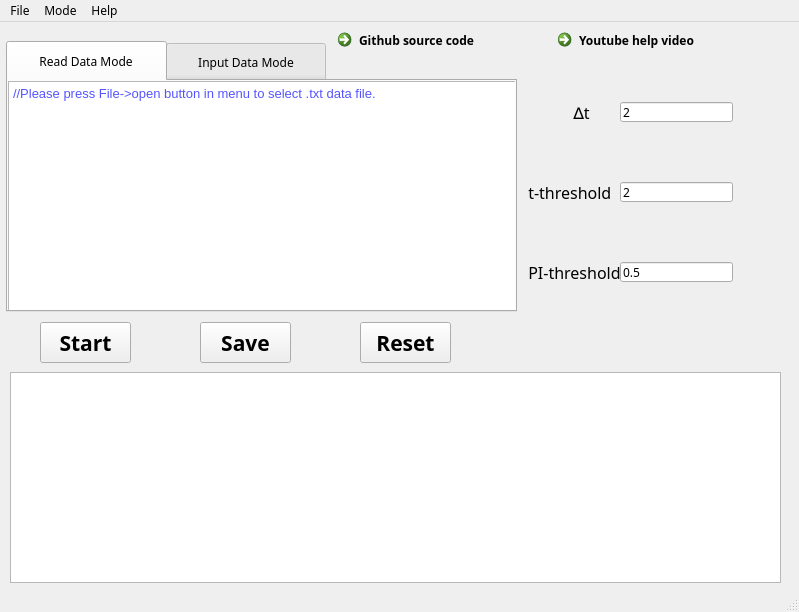
<?xml version="1.0" encoding="UTF-8"?>
<ui version="4.0">
 <class>MainWindow</class>
 <widget class="QMainWindow" name="MainWindow">
  <property name="geometry">
   <rect>
    <x>0</x>
    <y>0</y>
    <width>799</width>
    <height>612</height>
   </rect>
  </property>
  <property name="minimumSize">
   <size>
    <width>0</width>
    <height>0</height>
   </size>
  </property>
  <property name="maximumSize">
   <size>
    <width>16777193</width>
    <height>16777215</height>
   </size>
  </property>
  <property name="font">
   <font>
    <family>仿宋</family>
   </font>
  </property>
  <property name="windowTitle">
   <string>SPCCP-Miner</string>
  </property>
  <property name="windowIcon">
   <iconset resource="icon.qrc">
    <normaloff>:/Downloads/car.png</normaloff>:/Downloads/car.png</iconset>
  </property>
  <property name="iconSize">
   <size>
    <width>30</width>
    <height>30</height>
   </size>
  </property>
  <widget class="QWidget" name="centralwidget">
   <property name="maximumSize">
    <size>
     <width>16771</width>
     <height>16777215</height>
    </size>
   </property>
   <widget class="QPushButton" name="start_pushButton">
    <property name="geometry">
     <rect>
      <x>40</x>
      <y>300</y>
      <width>91</width>
      <height>41</height>
     </rect>
    </property>
    <property name="font">
     <font>
      <family>等线</family>
      <pointsize>16</pointsize>
      <weight>75</weight>
      <bold>true</bold>
     </font>
    </property>
    <property name="text">
     <string>Start</string>
    </property>
    <property name="icon">
     <iconset resource="icon.qrc">
      <normaloff>:/Downloads/运行程序.png</normaloff>:/Downloads/运行程序.png</iconset>
    </property>
   </widget>
   <widget class="QWidget" name="widget_2" native="true">
    <property name="geometry">
     <rect>
      <x>520</x>
      <y>60</y>
      <width>221</width>
      <height>61</height>
     </rect>
    </property>
    <widget class="QLabel" name="label_2">
     <property name="geometry">
      <rect>
       <x>20</x>
       <y>20</y>
       <width>61</width>
       <height>21</height>
      </rect>
     </property>
     <property name="font">
      <font>
       <family>等线</family>
       <pointsize>12</pointsize>
      </font>
     </property>
     <property name="text">
      <string>        ∆t</string>
     </property>
    </widget>
    <widget class="QLineEdit" name="timeSpanlineEdit">
     <property name="geometry">
      <rect>
       <x>100</x>
       <y>20</y>
       <width>113</width>
       <height>20</height>
      </rect>
     </property>
     <property name="text">
      <string>2</string>
     </property>
    </widget>
   </widget>
   <widget class="QWidget" name="widget_3" native="true">
    <property name="geometry">
     <rect>
      <x>520</x>
      <y>140</y>
      <width>221</width>
      <height>61</height>
     </rect>
    </property>
    <widget class="QLabel" name="label_3">
     <property name="geometry">
      <rect>
       <x>0</x>
       <y>20</y>
       <width>91</width>
       <height>21</height>
      </rect>
     </property>
     <property name="font">
      <font>
       <family>等线</family>
       <pointsize>12</pointsize>
      </font>
     </property>
     <property name="text">
      <string>  t-threshold</string>
     </property>
    </widget>
    <widget class="QLineEdit" name="t_thresholdlineEdit">
     <property name="geometry">
      <rect>
       <x>100</x>
       <y>20</y>
       <width>113</width>
       <height>20</height>
      </rect>
     </property>
     <property name="text">
      <string>2</string>
     </property>
    </widget>
   </widget>
   <widget class="QWidget" name="widget_4" native="true">
    <property name="geometry">
     <rect>
      <x>520</x>
      <y>220</y>
      <width>221</width>
      <height>61</height>
     </rect>
    </property>
    <widget class="QLabel" name="label_4">
     <property name="geometry">
      <rect>
       <x>0</x>
       <y>20</y>
       <width>101</width>
       <height>21</height>
      </rect>
     </property>
     <property name="font">
      <font>
       <family>等线</family>
       <pointsize>12</pointsize>
      </font>
     </property>
     <property name="text">
      <string>  PI-threshold</string>
     </property>
    </widget>
    <widget class="QLineEdit" name="pi_thresholdlineEdit">
     <property name="geometry">
      <rect>
       <x>100</x>
       <y>20</y>
       <width>113</width>
       <height>20</height>
      </rect>
     </property>
     <property name="text">
      <string>0.5</string>
     </property>
    </widget>
   </widget>
   <widget class="QTextBrowser" name="textBrowser">
    <property name="geometry">
     <rect>
      <x>10</x>
      <y>350</y>
      <width>771</width>
      <height>211</height>
     </rect>
    </property>
    <property name="html">
     <string>&lt;!DOCTYPE HTML PUBLIC &quot;-//W3C//DTD HTML 4.0//EN&quot; &quot;http://www.w3.org/TR/REC-html40/strict.dtd&quot;&gt;
&lt;html&gt;&lt;head&gt;&lt;meta name=&quot;qrichtext&quot; content=&quot;1&quot; /&gt;&lt;style type=&quot;text/css&quot;&gt;
p, li { white-space: pre-wrap; }
&lt;/style&gt;&lt;/head&gt;&lt;body style=&quot; font-family:'仿宋'; font-size:9pt; font-weight:400; font-style:normal;&quot;&gt;
&lt;p style=&quot;-qt-paragraph-type:empty; margin-top:0px; margin-bottom:0px; margin-left:0px; margin-right:0px; -qt-block-indent:0; text-indent:0px;&quot;&gt;&lt;br /&gt;&lt;/p&gt;&lt;/body&gt;&lt;/html&gt;</string>
    </property>
   </widget>
   <widget class="QPushButton" name="reset_pushButton">
    <property name="geometry">
     <rect>
      <x>360</x>
      <y>300</y>
      <width>91</width>
      <height>41</height>
     </rect>
    </property>
    <property name="font">
     <font>
      <family>等线</family>
      <pointsize>16</pointsize>
      <weight>75</weight>
      <bold>true</bold>
     </font>
    </property>
    <property name="text">
     <string>Reset</string>
    </property>
    <property name="icon">
     <iconset resource="icon.qrc">
      <normaloff>:/Downloads/重置.png</normaloff>:/Downloads/重置.png</iconset>
    </property>
   </widget>
   <widget class="QTabWidget" name="tabWidget">
    <property name="geometry">
     <rect>
      <x>6</x>
      <y>19</y>
      <width>511</width>
      <height>271</height>
     </rect>
    </property>
    <property name="styleSheet">
     <string notr="true">QTabBar::tab{width:160}

QTabBar::tab{height:40}</string>
    </property>
    <property name="tabShape">
     <enum>QTabWidget::Rounded</enum>
    </property>
    <property name="currentIndex">
     <number>0</number>
    </property>
    <property name="elideMode">
     <enum>Qt::ElideLeft</enum>
    </property>
    <widget class="QWidget" name="tab">
     <attribute name="icon">
      <iconset resource="icon.qrc">
       <normaloff>:/Downloads/打开.png</normaloff>:/Downloads/打开.png</iconset>
     </attribute>
     <attribute name="title">
      <string>Read Data Mode</string>
     </attribute>
     <widget class="QTextBrowser" name="textBrowser_2">
      <property name="geometry">
       <rect>
        <x>0</x>
        <y>0</y>
        <width>511</width>
        <height>231</height>
       </rect>
      </property>
      <property name="font">
       <font>
        <pointsize>14</pointsize>
       </font>
      </property>
      <property name="html">
       <string>&lt;!DOCTYPE HTML PUBLIC &quot;-//W3C//DTD HTML 4.0//EN&quot; &quot;http://www.w3.org/TR/REC-html40/strict.dtd&quot;&gt;
&lt;html&gt;&lt;head&gt;&lt;meta name=&quot;qrichtext&quot; content=&quot;1&quot; /&gt;&lt;style type=&quot;text/css&quot;&gt;
p, li { white-space: pre-wrap; }
&lt;/style&gt;&lt;/head&gt;&lt;body style=&quot; font-family:'SimSun'; font-size:14pt; font-weight:400; font-style:normal;&quot;&gt;
&lt;p style=&quot; margin-top:0px; margin-bottom:0px; margin-left:0px; margin-right:0px; -qt-block-indent:0; text-indent:0px;&quot;&gt;&lt;span style=&quot; font-family:'SimSun'; font-size:10pt; color:#5555ff;&quot;&gt;//Please press File-&amp;gt;open button in menu to select .txt data file.&lt;/span&gt;&lt;/p&gt;&lt;/body&gt;&lt;/html&gt;</string>
      </property>
     </widget>
    </widget>
    <widget class="QWidget" name="tab_2">
     <attribute name="icon">
      <iconset resource="icon.qrc">
       <normaloff>:/Downloads/编辑 笔 记事 手写.png</normaloff>:/Downloads/编辑 笔 记事 手写.png</iconset>
     </attribute>
     <attribute name="title">
      <string>Input Data Mode</string>
     </attribute>
     <widget class="QTextEdit" name="textEdit">
      <property name="geometry">
       <rect>
        <x>0</x>
        <y>0</y>
        <width>511</width>
        <height>231</height>
       </rect>
      </property>
      <property name="html">
       <string>&lt;!DOCTYPE HTML PUBLIC &quot;-//W3C//DTD HTML 4.0//EN&quot; &quot;http://www.w3.org/TR/REC-html40/strict.dtd&quot;&gt;
&lt;html&gt;&lt;head&gt;&lt;meta name=&quot;qrichtext&quot; content=&quot;1&quot; /&gt;&lt;style type=&quot;text/css&quot;&gt;
p, li { white-space: pre-wrap; }
&lt;/style&gt;&lt;/head&gt;&lt;body style=&quot; font-family:'SimSun'; font-size:9pt; font-weight:400; font-style:normal;&quot;&gt;
&lt;p style=&quot; margin-top:0px; margin-bottom:0px; margin-left:0px; margin-right:0px; -qt-block-indent:0; text-indent:0px;&quot;&gt;&lt;span style=&quot; font-family:'SimSun'; font-size:10pt; color:#5555ff;&quot;&gt;//Please input data below in the correct format.&lt;/span&gt;&lt;/p&gt;&lt;/body&gt;&lt;/html&gt;</string>
      </property>
     </widget>
    </widget>
   </widget>
   <widget class="QCommandLinkButton" name="commandLinkButton_2">
    <property name="geometry">
     <rect>
      <x>550</x>
      <y>0</y>
      <width>171</width>
      <height>41</height>
     </rect>
    </property>
    <property name="text">
     <string>Youtube help video</string>
    </property>
   </widget>
   <widget class="QPushButton" name="save_pushButton">
    <property name="geometry">
     <rect>
      <x>200</x>
      <y>300</y>
      <width>91</width>
      <height>41</height>
     </rect>
    </property>
    <property name="font">
     <font>
      <family>等线</family>
      <pointsize>16</pointsize>
      <weight>75</weight>
      <bold>true</bold>
     </font>
    </property>
    <property name="text">
     <string>Save</string>
    </property>
    <property name="icon">
     <iconset resource="icon.qrc">
      <normaloff>:/Downloads/表格-保存.png</normaloff>:/Downloads/表格-保存.png</iconset>
    </property>
   </widget>
   <widget class="QCommandLinkButton" name="commandLinkButton">
    <property name="geometry">
     <rect>
      <x>330</x>
      <y>0</y>
      <width>171</width>
      <height>41</height>
     </rect>
    </property>
    <property name="text">
     <string>Github source code</string>
    </property>
   </widget>
  </widget>
  <widget class="QMenuBar" name="menubar">
   <property name="geometry">
    <rect>
     <x>0</x>
     <y>0</y>
     <width>799</width>
     <height>22</height>
    </rect>
   </property>
   <widget class="QMenu" name="menuFile">
    <property name="title">
     <string>File</string>
    </property>
    <addaction name="actionopen_2"/>
    <addaction name="actionsave"/>
   </widget>
   <widget class="QMenu" name="menuhelp">
    <property name="title">
     <string>Help</string>
    </property>
    <addaction name="actioninstruction"/>
    <addaction name="actionhelp_video"/>
   </widget>
   <widget class="QMenu" name="menuMode">
    <property name="title">
     <string>Mode</string>
    </property>
    <addaction name="actionFile_Mode"/>
    <addaction name="actionWrite_Mode"/>
   </widget>
   <addaction name="menuFile"/>
   <addaction name="menuMode"/>
   <addaction name="menuhelp"/>
  </widget>
  <widget class="QStatusBar" name="statusbar"/>
  <action name="actionopen">
   <property name="checkable">
    <bool>true</bool>
   </property>
   <property name="icon">
    <iconset resource="icon.qrc">
     <normaloff>:/Downloads/打开.png</normaloff>
     <normalon>../../../Downloads/打开.png</normalon>:/Downloads/打开.png</iconset>
   </property>
   <property name="text">
    <string>open</string>
   </property>
  </action>
  <action name="actionopen_2">
   <property name="icon">
    <iconset resource="icon.qrc">
     <normaloff>:/Downloads/打开 (1).png</normaloff>:/Downloads/打开 (1).png</iconset>
   </property>
   <property name="text">
    <string>open</string>
   </property>
  </action>
  <action name="actionopen_3">
   <property name="icon">
    <iconset>
     <normaloff>../../../Downloads/编辑 笔 记事 手写.png</normaloff>
     <normalon>../../../Downloads/编辑 笔 记事 手写.png</normalon>../../../Downloads/编辑 笔 记事 手写.png</iconset>
   </property>
   <property name="text">
    <string>input data</string>
   </property>
  </action>
  <action name="actionFile_Mode">
   <property name="icon">
    <iconset resource="icon.qrc">
     <normaloff>:/Downloads/打开.png</normaloff>:/Downloads/打开.png</iconset>
   </property>
   <property name="text">
    <string>Read Data Mode</string>
   </property>
  </action>
  <action name="actionWrite_Mode">
   <property name="icon">
    <iconset resource="icon.qrc">
     <normaloff>:/Downloads/编辑 笔 记事 手写.png</normaloff>:/Downloads/编辑 笔 记事 手写.png</iconset>
   </property>
   <property name="text">
    <string>Input Data Mode</string>
   </property>
  </action>
  <action name="actioninstruction">
   <property name="icon">
    <iconset resource="icon.qrc">
     <normaloff>:/Downloads/说明书.png</normaloff>:/Downloads/说明书.png</iconset>
   </property>
   <property name="text">
    <string>instruction</string>
   </property>
  </action>
  <action name="actionhelp_video">
   <property name="icon">
    <iconset resource="icon.qrc">
     <normaloff>:/Downloads/视频 (1).png</normaloff>:/Downloads/视频 (1).png</iconset>
   </property>
   <property name="text">
    <string>help video</string>
   </property>
  </action>
  <action name="actionsave">
   <property name="icon">
    <iconset resource="icon.qrc">
     <normaloff>:/Downloads/保存.png</normaloff>:/Downloads/保存.png</iconset>
   </property>
   <property name="text">
    <string>save</string>
   </property>
  </action>
 </widget>
 <resources>
  <include location="icon.qrc"/>
 </resources>
 <connections/>
</ui>
